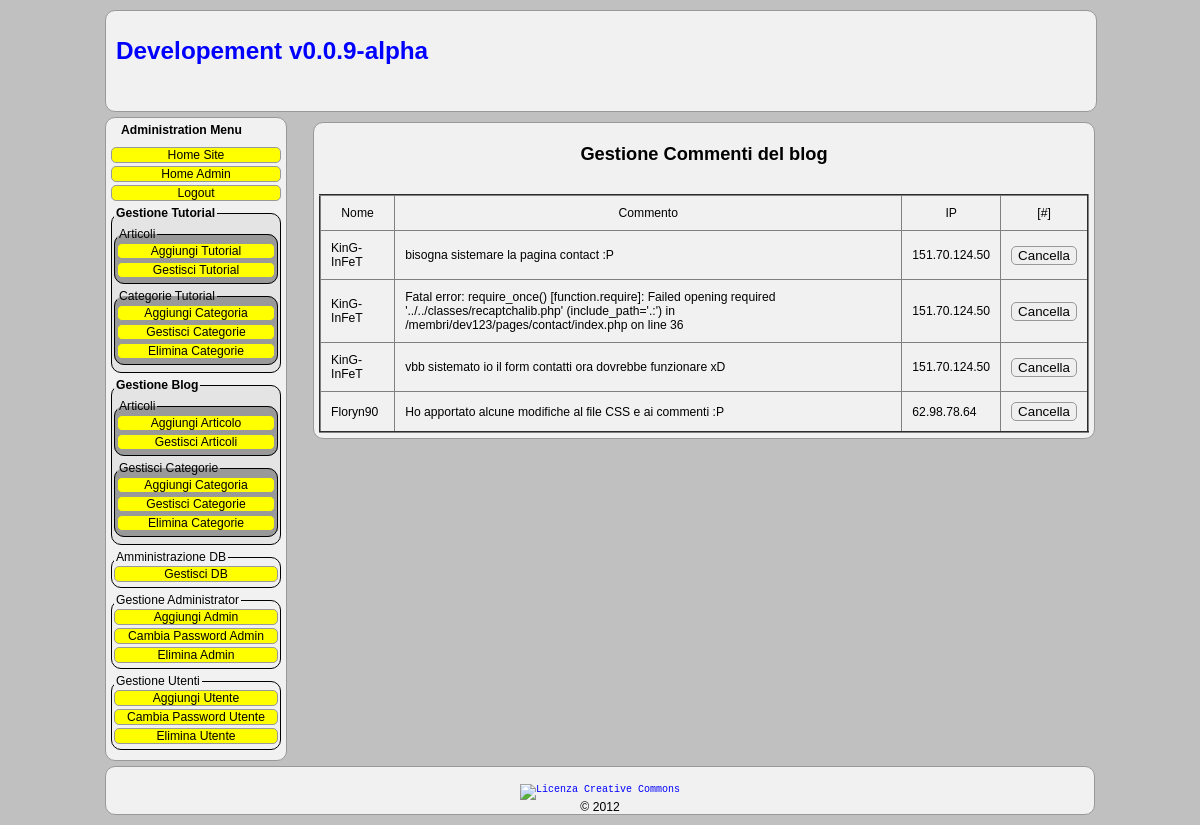
The app's page /admin.php?action=manage_comments&id=9 (signed in) with its own data.
### tables this page shows
CREATE TABLE IF NOT EXISTS `admin_comments_blog` (
  `id` int(11) NOT NULL AUTO_INCREMENT,
  `blog_id` int(11) NOT NULL DEFAULT '0',
  `name` text NOT NULL,
  `comment` text NOT NULL,
  `ip` text NOT NULL,
  `data` text NOT NULL,
  KEY `id` (`id`)
);

### classes/config.php (called while the page is built, shortened)
<?php
$_CONFIG =
array(
    'DB_HOST' => 'localhost',
    'DB_USER' => 'dev123',
    'DB_PASS' => '',
    'DB_NAME' => 'my_dev123'
);
?>

### classes/mysql.class.php (called while the page is built, shortened)
<?php
class MySQL extends Security {
	private $conn   = NULL;
	public function __construct ($db_host, $db_user, $db_pass, $db_name) {
		if (!$this -> conn = @mysql_connect ($db_host, $db_user, $db_pass)) {
			die ("<div class=\"error\">".mysql_error()."</div>");
		}
	}
	public function sendQuery ($query) {
		if (!$this -> result = @mysql_query ($query, $this -> conn)) {
			die ("<div class=\"error\">SQL Error: ".mysql_error()."</div>");
		}else {
			return $this -> result;
		}
	}
}

### classes/admin.class.php (the view, shortened to what this page needs)
<?php
class Admin extends Security  {
	public function __construct () {
    	include(CLASSES_DIR . "config.php");
        include_once(CLASSES_DIR . "mysql.class.php");
		$this->sql = new MySQL ($_CONFIG['DB_HOST'], $_CONFIG['DB_USER'], $_CONFIG['DB_PASS'], $_CONFIG['DB_NAME']);
	}
	public function manage_comments($id) {
		$this->id = (int) $id;
		print "<h2 align=\"center\">Gestione Commenti del blog</h2><br />\n";
		$this->comments = $this->sql->sendQuery("SELECT id, blog_id, name, comment, ip FROM ".__PREFIX__."comments_blog WHERE blog_id = '".$this->id."'");
		if(mysql_num_rows($this->comments) < 1) {
			print "<p><b>Nessun Commento</b></p>";
		}else{
			print '<table style="border-collapse: collapse;" border="2" align="center" cellpadding="10" cellspacing="1">
			<tbody>
				<tr>
				  <td><center>Nome</center></td>
				  <td><center>Commento</center></td>
				  <td><center>IP</center></td>
				  <td><center>[#]</center></td>
				</tr>';
			while($this->comment = mysql_fetch_array($this->comments)) {
				print "\n<form action='./admin.php?action=del_comment' method='POST'>";
				print "\n<tr>"
					  . "\n<td>".htmlspecialchars($this->comment['name'])."</td>"
					  . "\n<td>".htmlspecialchars($this->comment['comment'])."</td>"
					  . "\n<td>".$this->comment['ip']."</td>"
					  . "\n<td><input type='submit' value='Cancella'/></td>"
					. "\n</tr>";
				print "\n</form>";
			}
			echo "\n</tbody>\n</table>\n";
		}
	}
}
?>

### css/styles.css (style rules this page uses)
html, body { margin : 0; padding : 0; }
input { border: 1px solid #999; border-radius:5px; -moz-border-radius: 5px; -webkit-border-radius: 5px; }
body { font : 76% arial, sans-serif; background-color: #c0c0c0; }

### records on screen
admin_comments_blog: name "KinG-InFeT", comment "bisogna sistemare la pagina contact :P", ip "151.70.124.50"
admin_comments_blog: name "KinG-InFeT", comment "Fatal error: require_once() [function.require]: Failed opening required '../../classes/recaptchalib.php' (include_path='.:') in /membri/dev123/pages/contact/index.php on line 36", ip "151.70.124.50"
admin_comments_blog: name "KinG-InFeT", comment "vbb sistemato io il form contatti ora dovrebbe funzionare xD", ip "151.70.124.50"
admin_comments_blog: name "Floryn90", comment "Ho apportato alcune modifiche al file CSS e ai commenti :P", ip "62.98.78.64"

### other values on screen
_TITLE_SITE_ "Developement v0.0.9-alpha"
